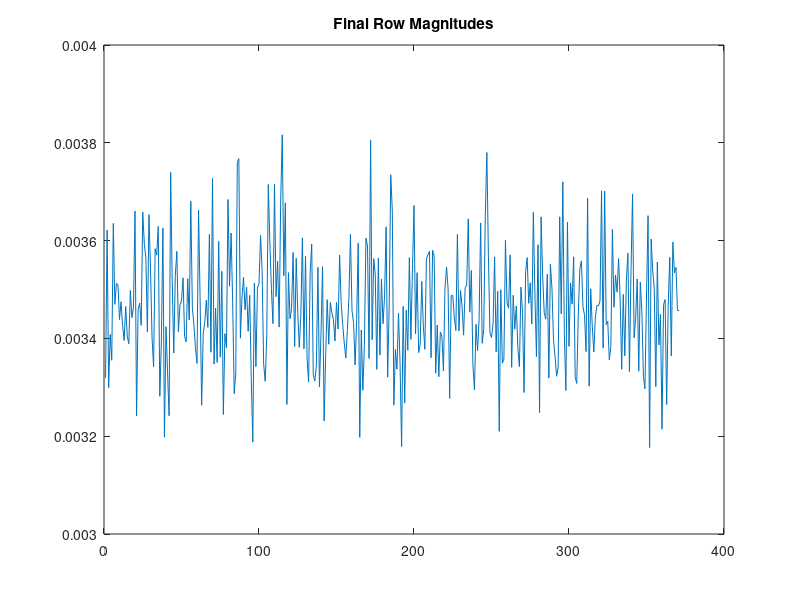
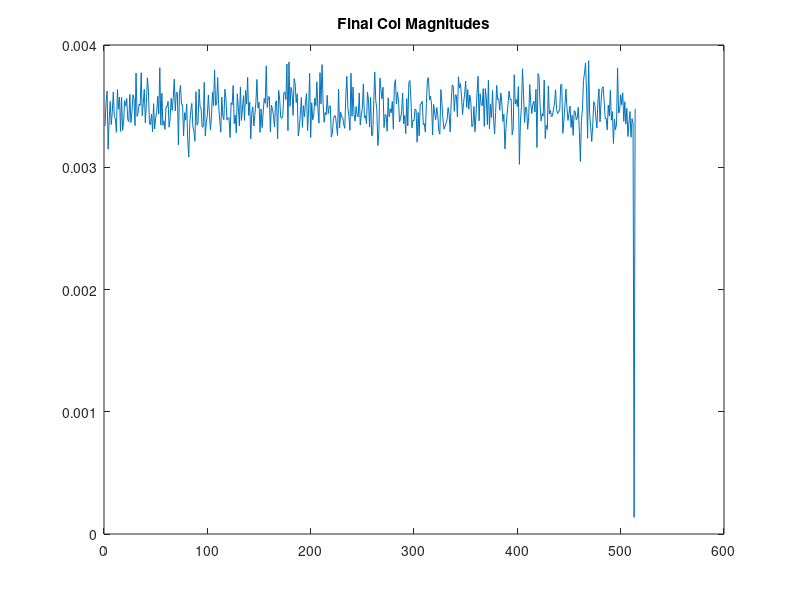

MATLAB code for these plots, in order: (Note: this script raises an error after producing the figures.)
%% Parameters
gamma = 20;
n = 512;
% rho = 0.44;
rho = 0.3;
alpha = 0.72;
delta = 1e-8;

fprintf(' - Parameters are: N = %d, \\rho = %.2f, \\alpha = %.2f, \\Delta = %.2e, \\gamma = %d.\n', ...
    n, rho, alpha, delta, gamma)

k = ceil(rho * n);
m = ceil(alpha * n);

%% Generate problem
x = zeros(n, 1);
supp = randperm(n, k);
x(supp) = randn(k, 1);
F = gamma / n + randn(m, n) / sqrt(n);
w = sqrt(delta) * randn(m, 1);
y = F * x + w;



%% This is how Schniter et al approached this problem
% % Get global mean, column mean, row mean
% A1 = A.mult(ones(n,1));
%     mu = (ones(1,m)*A1)/(m*n);
%     obj.col = A.multTr(ones(m,1))/m - conj(mu)*ones(n,1);
%     obj.col2 = abs(obj.col).^2;
%     obj.gam = A1/n;
%     obj.gam2 = abs(obj.gam).^2;

% % compute scaling constants
%     Atildefro2 = ones(1,m)*obj.A.multSq(ones(n,1)) ...
%             -2*real( obj.gam'*A1 ...
%                 + ones(1,m)*obj.A.mult(obj.col) ...
%                 + (ones(1,m)*obj.gam)*(ones(1,n)*obj.col) ) ...
%             + n*(ones(1,m)*obj.gam2) + m*(ones(1,n)*obj.col2);
%     obj.b12 = min(1, sqrt(Atildefro2/(n*(ones(1,m)*obj.gam2)))); % protect agains gam2~=0
%     obj.b21 = sqrt(Atildefro2/(m*(n+obj.b12^2)));
%     obj.b13 = sqrt(Atildefro2/(n*m));
%     obj.b31 = sqrt(Atildefro2/(m*(ones(1,n)*obj.col2+obj.b13^2)));

%% What is the "Modified" matrix?
on = ones(n,1);
om = ones(m,1);

% Calculate the average scale of the rows of F
F_ms_row = mean(sum(F.^2,2)./n);
F_ms_col = mean(sum(F.^2,1)./m);

b21 = sqrt(F_ms_col);
b12 = 1;
b31 = 1;
b13 = sqrt(F_ms_col);
g  = (1/n)*F*on;		% Get \gamma
mu = (1/(m*n))*om'*g;	% Get Mean
ct = (1/m)*om'*(F - mu*(om*on'));
Ft = F - g*on' - om*ct;

Fb = [Ft,         b12*g,   b13*om;
	  b21*on', -b21*b12,        0;
	  b31*ct,         0, -b31*b13];


yb = [y;0;0]; 		% Adding in some zeros


% Do we do okay matching ?
figure(1); clf;
	plot(sum(Fb.^2,2)/n);
	title('Final Row Magnitudes');

figure(2); clf;
	plot(sum(Fb.^2,1)/m);
	title('Final Col Magnitudes');

%% Here is a second attempt, the Schniter way
col   = (1/m)*F'*om - mu*on;
col2  = abs(col).^2;
fro   = norm(Ft,'fro')^2;
b12_s = min(1,sqrt(fro./(n*om'*g)))
b21_s = sqrt(fro/(m*(n + b12_s^2)))
b13_s = sqrt(fro/(m*n))
b31_s = sqrt(fro/(m*(on'*col2 + b13_s^2)))

Fb_s = [Ft,             b12_s*g,     b13_s*om;
	    b21_s*on', -b21_s*b12_s,            0;
	    b31_s*ct,             0, -b31_s*b13_s];

Fb_s = sparse(Fb_s);

% Do we do okay matching ?
figure(1); clf;
	plot(sum(Fb_s.^2,2)/n);
	title('Final Row Magnitudes');

figure(2); clf;
	plot(sum(Fb_s.^2,1)/m);
	title('Final Col Magnitudes');

outfile = tempname;
opts.solver = 'amp';
opts.delta = delta;
opts.learnDelta = 0;
opts.priorDistr = 'gb';
opts.priorPrmts = [rho, 0.0, 1.0];
opts.learnPrior = 0;
opts.initState = [zeros(n+2, 1); ones(n+2, 1)];
opts.maxIter = 4000;
opts.prec = 1e-8;
opts.display = 1;
opts.signal = x;
opts.output = outfile;
opts.damp = 0.0;

% Extra Feature options
opts.mean_removal   = 1;
opts.adaptive_damp  = 0;
opts.calc_vfe       = 0;
opts.no_violations  = 0;
opts.site_rejection = 0;

%% Run algorithms
fprintf(' - Running SwAMP... ')
tic
a_with_aux = swamp(yb, Fb_s, opts);
a_sw = a_with_aux(1:(end-2));
elapsed = toc;

mean((a_sw - x).^2)

out = dlmread(outfile, ';', 1, 0);
iterations = size(out,1);
mse_sw = out(:, 2);
delta_sw = out(:,3);
rss_sw = out(:,4);
cnv_sw = out(:,5);

fprintf('Elapsed time: %.2fs, MSE: %.2e.\n', elapsed, mse_sw(end)); 

%% Plot results
figure(1); clf;
    subplot(2, 1, 1);
        hold('on');
        plot(x, 'ko'); plot(a_sw, 'rx'); 
        hold('off');
        xlim([0, n]); xlabel('i'); ylabel('x(i)');
        legend('signal', 'swAMP estimate');
        box on;

    subplot(2, 1, 2);
        semilogy(mse_sw);
        xlabel('SwAMP iter.'); ylabel('MSE');
        box on;

figure(2); clf;
    hold on;
        plot(cnv_sw,'-g',   'LineWidth',1,'DisplayName','Convergence');
        plot(mse_sw,'-b',   'LineWidth',1,'DisplayName','MSE');
        plot(delta_sw,'-m^','LineWidth',1,'DisplayName','\Delta Estimate');
        plot(rss_sw,'-r',   'LineWidth',1,'DisplayName','RSS (residual norm)');        
        plot(delta*ones(size(delta_sw)),':k','LineWidth',1,'DisplayName','True \Delta');
    hold off;
    xlabel('Iteration');
    set(gca,'YScale','log');    
    box on;
    axis tight;
    legend('Location','SouthWest');
